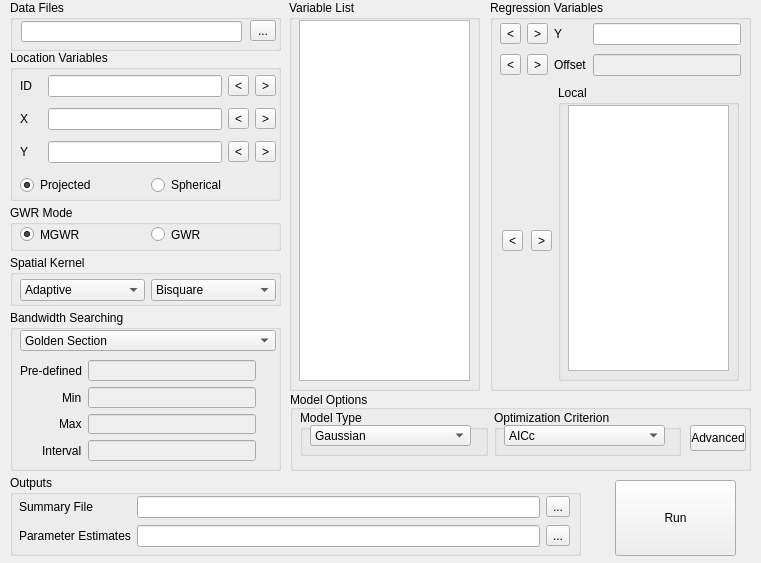
<?xml version="1.0" encoding="UTF-8"?>
<ui version="4.0">
 <class>Dialog</class>
 <widget class="QDialog" name="Dialog">
  <property name="geometry">
   <rect>
    <x>0</x>
    <y>0</y>
    <width>761</width>
    <height>563</height>
   </rect>
  </property>
  <property name="sizePolicy">
   <sizepolicy hsizetype="Fixed" vsizetype="Fixed">
    <horstretch>0</horstretch>
    <verstretch>0</verstretch>
   </sizepolicy>
  </property>
  <property name="maximumSize">
   <size>
    <width>764</width>
    <height>618</height>
   </size>
  </property>
  <property name="sizeIncrement">
   <size>
    <width>0</width>
    <height>0</height>
   </size>
  </property>
  <property name="windowTitle">
   <string>MGWR</string>
  </property>
  <property name="layoutDirection">
   <enum>Qt::LeftToRight</enum>
  </property>
  <property name="autoFillBackground">
   <bool>false</bool>
  </property>
  <widget class="QGroupBox" name="groupBox_2">
   <property name="geometry">
    <rect>
     <x>289</x>
     <y>0</y>
     <width>191</width>
     <height>391</height>
    </rect>
   </property>
   <property name="title">
    <string>Variable List</string>
   </property>
   <widget class="QListWidget" name="variableList">
    <property name="geometry">
     <rect>
      <x>10</x>
      <y>20</y>
      <width>171</width>
      <height>361</height>
     </rect>
    </property>
    <property name="focusPolicy">
     <enum>Qt::ClickFocus</enum>
    </property>
    <property name="frameShape">
     <enum>QFrame::StyledPanel</enum>
    </property>
    <property name="editTriggers">
     <set>QAbstractItemView::NoEditTriggers</set>
    </property>
    <property name="dragEnabled">
     <bool>false</bool>
    </property>
    <property name="dragDropMode">
     <enum>QAbstractItemView::NoDragDrop</enum>
    </property>
    <property name="selectionMode">
     <enum>QAbstractItemView::ExtendedSelection</enum>
    </property>
    <property name="resizeMode">
     <enum>QListView::Fixed</enum>
    </property>
   </widget>
  </widget>
  <widget class="QGroupBox" name="groupBox_6">
   <property name="geometry">
    <rect>
     <x>490</x>
     <y>0</y>
     <width>261</width>
     <height>391</height>
    </rect>
   </property>
   <property name="title">
    <string>Regression Variables</string>
   </property>
   <widget class="QWidget" name="gridLayoutWidget">
    <property name="geometry">
     <rect>
      <x>10</x>
      <y>20</y>
      <width>241</width>
      <height>61</height>
     </rect>
    </property>
    <layout class="QGridLayout" name="gridLayout">
     <item row="0" column="0">
      <widget class="QToolButton" name="removeY">
       <property name="text">
        <string>&lt;</string>
       </property>
      </widget>
     </item>
     <item row="1" column="2">
      <widget class="QLabel" name="label_5">
       <property name="text">
        <string>Offset</string>
       </property>
      </widget>
     </item>
     <item row="1" column="3">
      <widget class="QLineEdit" name="OffsetLabel">
       <property name="enabled">
        <bool>false</bool>
       </property>
       <property name="focusPolicy">
        <enum>Qt::ClickFocus</enum>
       </property>
      </widget>
     </item>
     <item row="0" column="1">
      <widget class="QToolButton" name="addY">
       <property name="text">
        <string>&gt;</string>
       </property>
      </widget>
     </item>
     <item row="0" column="3">
      <widget class="QLineEdit" name="responseLabel">
       <property name="focusPolicy">
        <enum>Qt::ClickFocus</enum>
       </property>
       <property name="readOnly">
        <bool>true</bool>
       </property>
      </widget>
     </item>
     <item row="1" column="1">
      <widget class="QToolButton" name="addOffset">
       <property name="text">
        <string>&gt;</string>
       </property>
      </widget>
     </item>
     <item row="0" column="2">
      <widget class="QLabel" name="label_4">
       <property name="text">
        <string>Y</string>
       </property>
      </widget>
     </item>
     <item row="1" column="0">
      <widget class="QToolButton" name="removeOffset">
       <property name="text">
        <string>&lt;</string>
       </property>
      </widget>
     </item>
    </layout>
   </widget>
   <widget class="QGroupBox" name="groupBox_3">
    <property name="geometry">
     <rect>
      <x>68</x>
      <y>85</y>
      <width>181</width>
      <height>296</height>
     </rect>
    </property>
    <property name="title">
     <string>Local</string>
    </property>
    <widget class="QListWidget" name="localList">
     <property name="geometry">
      <rect>
       <x>10</x>
       <y>20</y>
       <width>161</width>
       <height>266</height>
      </rect>
     </property>
     <property name="focusPolicy">
      <enum>Qt::ClickFocus</enum>
     </property>
     <property name="editTriggers">
      <set>QAbstractItemView::NoEditTriggers</set>
     </property>
     <property name="selectionMode">
      <enum>QAbstractItemView::ExtendedSelection</enum>
     </property>
    </widget>
   </widget>
   <widget class="QWidget" name="horizontalLayoutWidget_5">
    <property name="geometry">
     <rect>
      <x>10</x>
      <y>225</y>
      <width>56</width>
      <height>31</height>
     </rect>
    </property>
    <layout class="QHBoxLayout" name="horizontalLayout_5">
     <item>
      <widget class="QToolButton" name="removeLocal">
       <property name="text">
        <string>&lt;</string>
       </property>
      </widget>
     </item>
     <item>
      <widget class="QToolButton" name="addLocal">
       <property name="text">
        <string>&gt;</string>
       </property>
      </widget>
     </item>
    </layout>
   </widget>
  </widget>
  <widget class="QGroupBox" name="groupBox_7">
   <property name="geometry">
    <rect>
     <x>10</x>
     <y>205</y>
     <width>271</width>
     <height>46</height>
    </rect>
   </property>
   <property name="title">
    <string>GWR Mode</string>
   </property>
   <widget class="QWidget" name="horizontalLayoutWidget_2">
    <property name="geometry">
     <rect>
      <x>10</x>
      <y>20</y>
      <width>256</width>
      <height>19</height>
     </rect>
    </property>
    <layout class="QHBoxLayout" name="horizontalLayout_2">
     <item>
      <widget class="QRadioButton" name="isMGWRRBTN">
       <property name="text">
        <string>MGWR</string>
       </property>
       <property name="checked">
        <bool>true</bool>
       </property>
      </widget>
     </item>
     <item>
      <widget class="QRadioButton" name="isGWRRBTN">
       <property name="enabled">
        <bool>true</bool>
       </property>
       <property name="text">
        <string>GWR</string>
       </property>
       <property name="checkable">
        <bool>true</bool>
       </property>
       <property name="checked">
        <bool>false</bool>
       </property>
      </widget>
     </item>
    </layout>
   </widget>
  </widget>
  <widget class="QGroupBox" name="kernelDropdownGrou">
   <property name="geometry">
    <rect>
     <x>10</x>
     <y>255</y>
     <width>271</width>
     <height>51</height>
    </rect>
   </property>
   <property name="title">
    <string>Spatial Kernel</string>
   </property>
   <widget class="QWidget" name="horizontalLayoutWidget_3">
    <property name="geometry">
     <rect>
      <x>10</x>
      <y>20</y>
      <width>256</width>
      <height>31</height>
     </rect>
    </property>
    <layout class="QHBoxLayout" name="horizontalLayout_3">
     <item>
      <widget class="QComboBox" name="fixedBox">
       <item>
        <property name="text">
         <string>Adaptive</string>
        </property>
       </item>
       <item>
        <property name="text">
         <string>Fixed</string>
        </property>
       </item>
      </widget>
     </item>
     <item>
      <widget class="QComboBox" name="shapeBox">
       <item>
        <property name="text">
         <string>Bisquare</string>
        </property>
       </item>
       <item>
        <property name="text">
         <string>Gaussian</string>
        </property>
       </item>
       <item>
        <property name="text">
         <string>Exponential</string>
        </property>
       </item>
      </widget>
     </item>
    </layout>
   </widget>
  </widget>
  <widget class="QGroupBox" name="groupBox_9">
   <property name="geometry">
    <rect>
     <x>10</x>
     <y>310</y>
     <width>271</width>
     <height>161</height>
    </rect>
   </property>
   <property name="title">
    <string>Bandwidth Searching</string>
   </property>
   <widget class="QComboBox" name="bwDropdown">
    <property name="geometry">
     <rect>
      <x>10</x>
      <y>20</y>
      <width>256</width>
      <height>21</height>
     </rect>
    </property>
    <item>
     <property name="text">
      <string>Golden Section</string>
     </property>
    </item>
    <item>
     <property name="text">
      <string>Interval Search</string>
     </property>
    </item>
    <item>
     <property name="text">
      <string>Pre-defiend bandwidth</string>
     </property>
    </item>
   </widget>
   <widget class="QWidget" name="formLayoutWidget">
    <property name="geometry">
     <rect>
      <x>10</x>
      <y>50</y>
      <width>236</width>
      <height>101</height>
     </rect>
    </property>
    <layout class="QFormLayout" name="formLayout">
     <property name="labelAlignment">
      <set>Qt::AlignRight|Qt::AlignTrailing|Qt::AlignVCenter</set>
     </property>
     <property name="formAlignment">
      <set>Qt::AlignLeading|Qt::AlignLeft|Qt::AlignTop</set>
     </property>
     <item row="0" column="0">
      <widget class="QLabel" name="label_6">
       <property name="text">
        <string>Pre-defined</string>
       </property>
      </widget>
     </item>
     <item row="0" column="1">
      <widget class="QLineEdit" name="bwPreDefined">
       <property name="enabled">
        <bool>false</bool>
       </property>
      </widget>
     </item>
     <item row="1" column="1">
      <widget class="QLineEdit" name="bwMin">
       <property name="enabled">
        <bool>false</bool>
       </property>
      </widget>
     </item>
     <item row="2" column="1">
      <widget class="QLineEdit" name="bwMax">
       <property name="enabled">
        <bool>false</bool>
       </property>
      </widget>
     </item>
     <item row="3" column="1">
      <widget class="QLineEdit" name="bwInterval">
       <property name="enabled">
        <bool>false</bool>
       </property>
      </widget>
     </item>
     <item row="1" column="0">
      <widget class="QLabel" name="label_9">
       <property name="text">
        <string>Min</string>
       </property>
      </widget>
     </item>
     <item row="2" column="0">
      <widget class="QLabel" name="label_10">
       <property name="text">
        <string>Max</string>
       </property>
      </widget>
     </item>
     <item row="3" column="0">
      <widget class="QLabel" name="label_11">
       <property name="text">
        <string>Interval</string>
       </property>
      </widget>
     </item>
    </layout>
   </widget>
  </widget>
  <widget class="QGroupBox" name="groupBox_4">
   <property name="geometry">
    <rect>
     <x>10</x>
     <y>50</y>
     <width>271</width>
     <height>151</height>
    </rect>
   </property>
   <property name="title">
    <string>Location Variables</string>
   </property>
   <widget class="QWidget" name="horizontalLayoutWidget">
    <property name="geometry">
     <rect>
      <x>10</x>
      <y>125</y>
      <width>256</width>
      <height>21</height>
     </rect>
    </property>
    <layout class="QHBoxLayout" name="horizontalLayout">
     <item>
      <widget class="QRadioButton" name="isPrjCoorRBTN">
       <property name="text">
        <string>Projected</string>
       </property>
       <property name="checked">
        <bool>true</bool>
       </property>
      </widget>
     </item>
     <item>
      <widget class="QRadioButton" name="isSphCoorRBTN">
       <property name="text">
        <string>Spherical</string>
       </property>
      </widget>
     </item>
    </layout>
   </widget>
   <widget class="QWidget" name="gridLayoutWidget_4">
    <property name="geometry">
     <rect>
      <x>10</x>
      <y>20</y>
      <width>256</width>
      <height>101</height>
     </rect>
    </property>
    <layout class="QGridLayout" name="gridLayout_4">
     <item row="2" column="3">
      <widget class="QToolButton" name="removeYCoor">
       <property name="text">
        <string>&gt;</string>
       </property>
      </widget>
     </item>
     <item row="0" column="2">
      <widget class="QToolButton" name="addID">
       <property name="text">
        <string>&lt;</string>
       </property>
      </widget>
     </item>
     <item row="2" column="0">
      <widget class="QLabel" name="label_Y">
       <property name="text">
        <string>Y    </string>
       </property>
      </widget>
     </item>
     <item row="0" column="0">
      <widget class="QLabel" name="label">
       <property name="text">
        <string>ID</string>
       </property>
      </widget>
     </item>
     <item row="0" column="1">
      <widget class="QLineEdit" name="idLabel">
       <property name="text">
        <string/>
       </property>
       <property name="dragEnabled">
        <bool>true</bool>
       </property>
       <property name="readOnly">
        <bool>true</bool>
       </property>
      </widget>
     </item>
     <item row="1" column="0">
      <widget class="QLabel" name="label_X">
       <property name="text">
        <string>X    </string>
       </property>
      </widget>
     </item>
     <item row="2" column="1">
      <widget class="QLineEdit" name="yCoorLabel">
       <property name="readOnly">
        <bool>true</bool>
       </property>
      </widget>
     </item>
     <item row="1" column="2">
      <widget class="QToolButton" name="addXCoor">
       <property name="text">
        <string>&lt;</string>
       </property>
      </widget>
     </item>
     <item row="1" column="3">
      <widget class="QToolButton" name="removeXCoor">
       <property name="text">
        <string>&gt;</string>
       </property>
      </widget>
     </item>
     <item row="2" column="2">
      <widget class="QToolButton" name="addYCoor">
       <property name="text">
        <string>&lt;</string>
       </property>
      </widget>
     </item>
     <item row="1" column="1">
      <widget class="QLineEdit" name="xCoorLabel">
       <property name="readOnly">
        <bool>true</bool>
       </property>
      </widget>
     </item>
     <item row="0" column="3">
      <widget class="QToolButton" name="removeID">
       <property name="text">
        <string>&gt;</string>
       </property>
      </widget>
     </item>
    </layout>
   </widget>
  </widget>
  <widget class="QGroupBox" name="groupBox">
   <property name="geometry">
    <rect>
     <x>10</x>
     <y>0</y>
     <width>271</width>
     <height>51</height>
    </rect>
   </property>
   <property name="title">
    <string>Data Files</string>
   </property>
   <widget class="QToolButton" name="openDataBTN">
    <property name="geometry">
     <rect>
      <x>240</x>
      <y>20</y>
      <width>26</width>
      <height>21</height>
     </rect>
    </property>
    <property name="text">
     <string>...</string>
    </property>
    <property name="toolButtonStyle">
     <enum>Qt::ToolButtonIconOnly</enum>
    </property>
   </widget>
   <widget class="QLineEdit" name="openDataPath">
    <property name="geometry">
     <rect>
      <x>11</x>
      <y>21</y>
      <width>221</width>
      <height>21</height>
     </rect>
    </property>
   </widget>
  </widget>
  <widget class="QGroupBox" name="groupBox_10">
   <property name="geometry">
    <rect>
     <x>290</x>
     <y>390</y>
     <width>461</width>
     <height>81</height>
    </rect>
   </property>
   <property name="title">
    <string>Model Options</string>
   </property>
   <property name="alignment">
    <set>Qt::AlignBottom|Qt::AlignLeading|Qt::AlignLeft</set>
   </property>
   <widget class="QWidget" name="gridLayoutWidget_5">
    <property name="geometry">
     <rect>
      <x>10</x>
      <y>20</y>
      <width>381</width>
      <height>46</height>
     </rect>
    </property>
    <layout class="QGridLayout" name="gridLayout_5">
     <item row="0" column="2">
      <widget class="QGroupBox" name="groupBox_11">
       <property name="title">
        <string>Optimization Criterion</string>
       </property>
       <widget class="QComboBox" name="optimCriDropdown">
        <property name="geometry">
         <rect>
          <x>10</x>
          <y>15</y>
          <width>161</width>
          <height>21</height>
         </rect>
        </property>
        <item>
         <property name="text">
          <string>AICc</string>
         </property>
        </item>
        <item>
         <property name="text">
          <string>AIC</string>
         </property>
        </item>
        <item>
         <property name="text">
          <string>BIC</string>
         </property>
        </item>
        <item>
         <property name="text">
          <string>CV</string>
         </property>
        </item>
       </widget>
      </widget>
     </item>
     <item row="0" column="1">
      <widget class="QGroupBox" name="groupBox_12">
       <property name="title">
        <string>Model Type</string>
       </property>
       <widget class="QComboBox" name="modelTypeDropdown">
        <property name="geometry">
         <rect>
          <x>10</x>
          <y>15</y>
          <width>161</width>
          <height>21</height>
         </rect>
        </property>
        <item>
         <property name="text">
          <string>Gaussian</string>
         </property>
        </item>
       </widget>
      </widget>
     </item>
    </layout>
   </widget>
   <widget class="QToolButton" name="advancedBTN">
    <property name="geometry">
     <rect>
      <x>400</x>
      <y>35</y>
      <width>56</width>
      <height>26</height>
     </rect>
    </property>
    <property name="text">
     <string>Advanced</string>
    </property>
   </widget>
  </widget>
  <widget class="QPushButton" name="runBTN">
   <property name="geometry">
    <rect>
     <x>615</x>
     <y>480</y>
     <width>121</width>
     <height>76</height>
    </rect>
   </property>
   <property name="focusPolicy">
    <enum>Qt::NoFocus</enum>
   </property>
   <property name="text">
    <string>Run</string>
   </property>
  </widget>
  <widget class="QGroupBox" name="groupBox_13">
   <property name="geometry">
    <rect>
     <x>10</x>
     <y>475</y>
     <width>571</width>
     <height>81</height>
    </rect>
   </property>
   <property name="title">
    <string>Outputs</string>
   </property>
   <widget class="QWidget" name="gridLayoutWidget_2">
    <property name="geometry">
     <rect>
      <x>9</x>
      <y>20</y>
      <width>551</width>
      <height>54</height>
     </rect>
    </property>
    <layout class="QGridLayout" name="gridLayout_2">
     <item row="1" column="2">
      <widget class="QToolButton" name="saveBetasBTN">
       <property name="text">
        <string>...</string>
       </property>
      </widget>
     </item>
     <item row="0" column="2">
      <widget class="QToolButton" name="saveSumBTN">
       <property name="text">
        <string>...</string>
       </property>
      </widget>
     </item>
     <item row="1" column="1">
      <widget class="QLineEdit" name="betaFileSavePath"/>
     </item>
     <item row="0" column="1">
      <widget class="QLineEdit" name="sumFileSavePath">
       <property name="readOnly">
        <bool>true</bool>
       </property>
      </widget>
     </item>
     <item row="0" column="0">
      <widget class="QLabel" name="label_7">
       <property name="text">
        <string>Summary File</string>
       </property>
      </widget>
     </item>
     <item row="1" column="0">
      <widget class="QLabel" name="label_8">
       <property name="text">
        <string>Parameter Estimates</string>
       </property>
      </widget>
     </item>
    </layout>
   </widget>
  </widget>
 </widget>
 <resources/>
 <connections/>
 <designerdata>
  <property name="gridDeltaX">
   <number>5</number>
  </property>
  <property name="gridDeltaY">
   <number>5</number>
  </property>
  <property name="gridSnapX">
   <bool>true</bool>
  </property>
  <property name="gridSnapY">
   <bool>true</bool>
  </property>
  <property name="gridVisible">
   <bool>true</bool>
  </property>
 </designerdata>
</ui>
